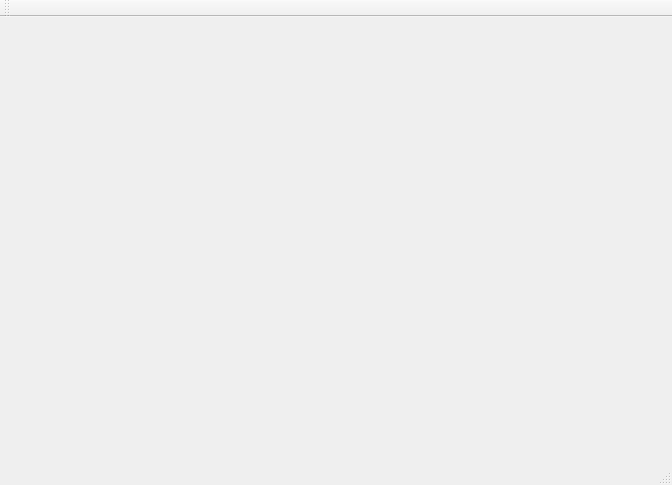
<?xml version="1.0" encoding="UTF-8"?>
<ui version="4.0">
 <class>MainWindow</class>
 <widget class="QMainWindow" name="MainWindow">
  <property name="geometry">
   <rect>
    <x>0</x>
    <y>0</y>
    <width>672</width>
    <height>485</height>
   </rect>
  </property>
  <property name="sizePolicy">
   <sizepolicy hsizetype="Maximum" vsizetype="Maximum">
    <horstretch>0</horstretch>
    <verstretch>0</verstretch>
   </sizepolicy>
  </property>
  <property name="windowTitle">
   <string>MainWindow</string>
  </property>
  <widget class="QWidget" name="centralWidget">
   <property name="sizePolicy">
    <sizepolicy hsizetype="Maximum" vsizetype="Maximum">
     <horstretch>0</horstretch>
     <verstretch>0</verstretch>
    </sizepolicy>
   </property>
  </widget>
  <widget class="QToolBar" name="mainToolBar">
   <attribute name="toolBarArea">
    <enum>TopToolBarArea</enum>
   </attribute>
   <attribute name="toolBarBreak">
    <bool>false</bool>
   </attribute>
  </widget>
  <widget class="QStatusBar" name="statusBar"/>
 </widget>
 <layoutdefault spacing="6" margin="11"/>
 <resources/>
 <connections/>
</ui>
